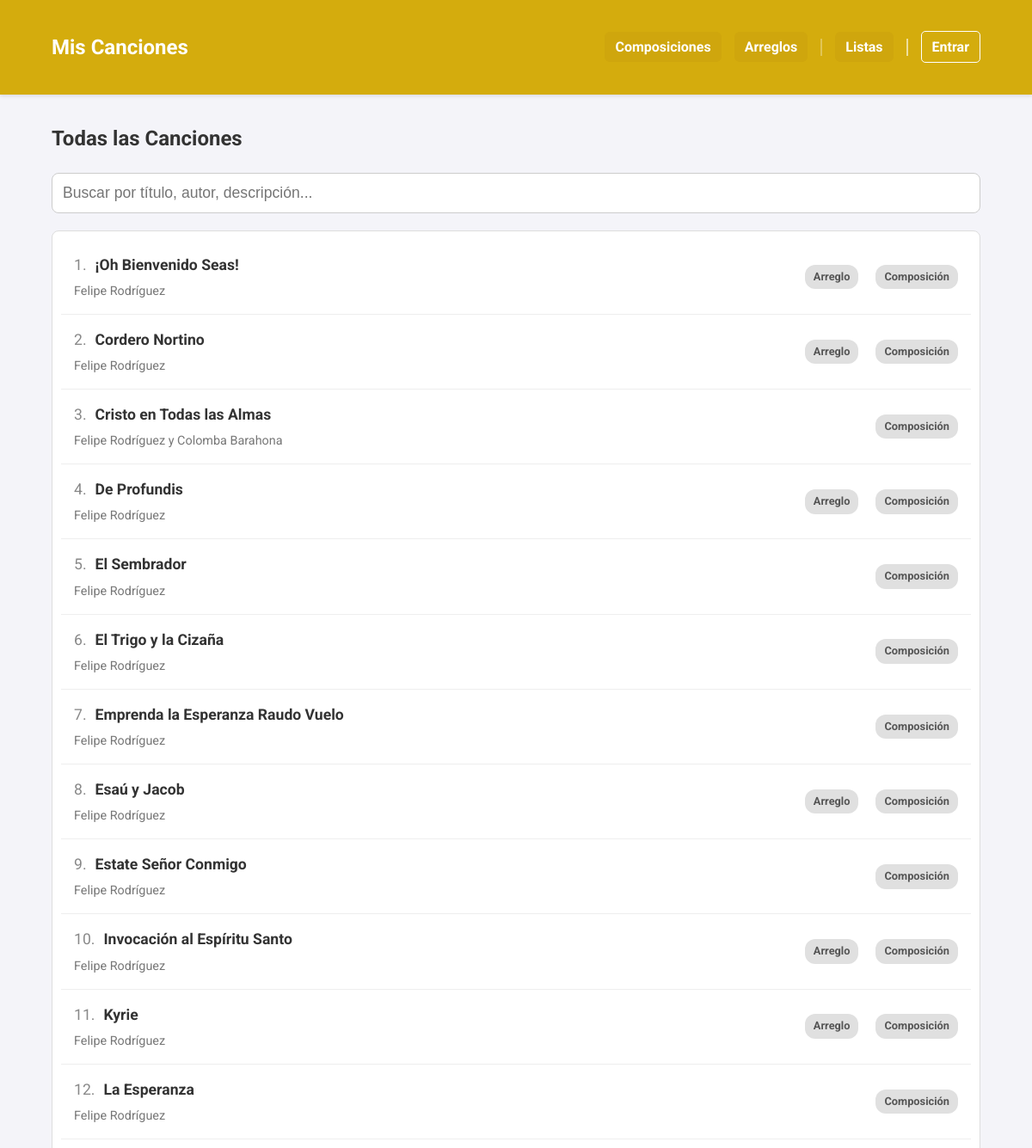
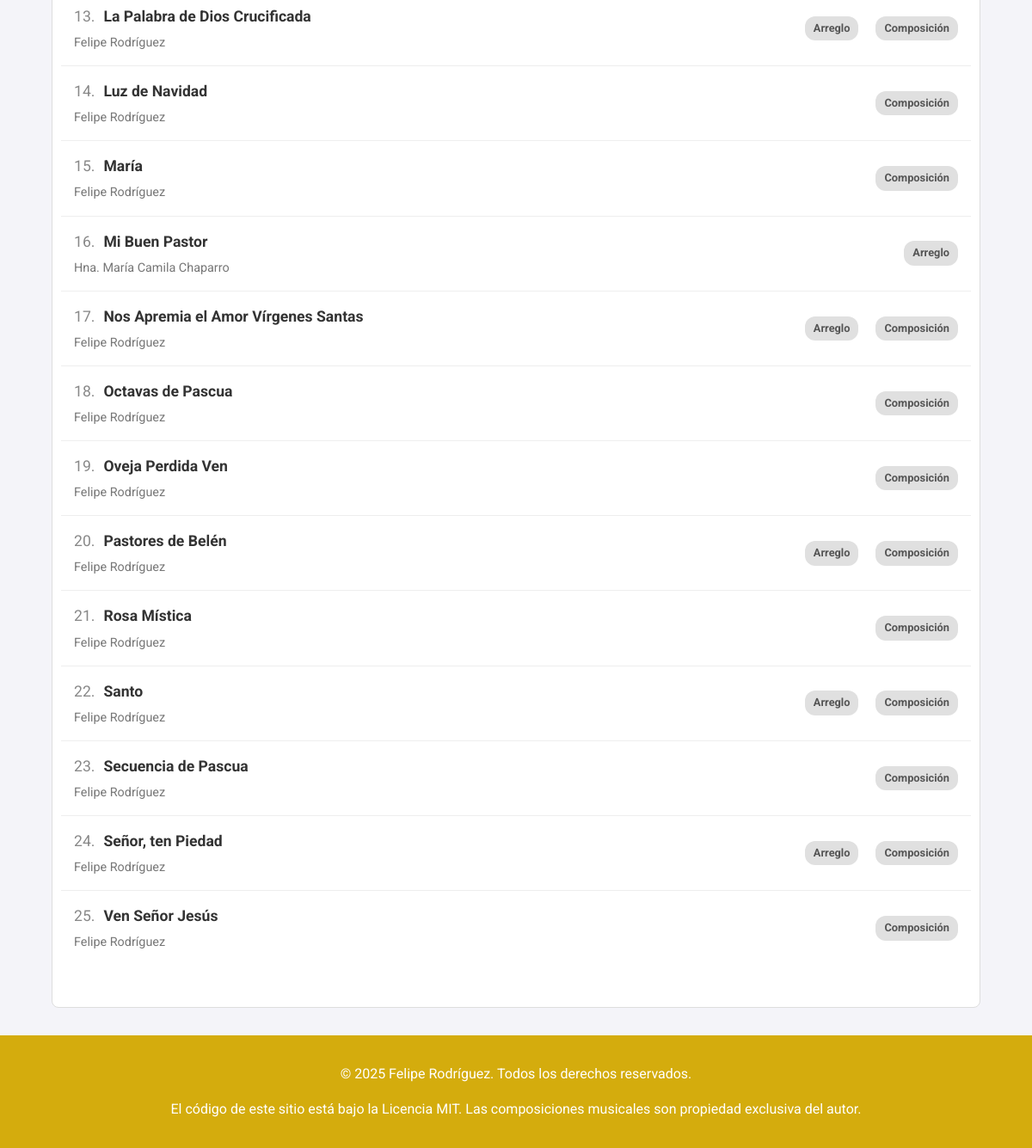
The page / on the database its author committed (2 pictures, top to bottom).
### app.py (models this page shows, shortened)
class Cancion(db.Model):
    id = db.Column(db.Integer, primary_key=True)
    titulo = db.Column(db.String(150), nullable=False)
    musica = db.Column(db.String(100))
    letra = db.Column(db.String(100))
    adaptacion = db.Column(db.String(100))
    idioma = db.Column(db.String(50))
    anio = db.Column(db.Integer)
    descripcion = db.Column(db.Text)
    audio = db.Column(db.String(150))
    letras_acordes = db.Column(db.String(150)) # Antes 'partitura' (PDF)
    partitura = db.Column(db.String(150))      # Antes 'partitura_xml' (MusicXML)
    tags_json = db.Column(db.String(500))
    tipo = db.Column(db.String(50), nullable=False, default='local')
    categorias_json = db.Column(db.String(200))
    youtube_video_embed = db.Column(db.Text)
    youtube_audio_embed = db.Column(db.Text)
    @property
    def categorias(self):
        return json.loads(self.categorias_json) if self.categorias_json else []

### app.py (the view)
@app.route('/')
def index():
    filtered_songs, search_query = get_filtered_and_sorted_songs(Cancion.query)
    return render_template('index.html', composiciones=filtered_songs, search_query=search_query, page_context='index')

### app.py (called while the page is built, shortened)
@app.template_filter('sort_categories_for_page')
def sort_categories_for_page(categories, page_context='default'):
    sorted_cats = list(categories) # Crear una copia para no modificar la original
    if page_context == 'arreglos':
        sorted_cats.sort(key=lambda x: (x != 'Composición', x != 'Arreglo'))
    else:
        sorted_cats.sort(key=lambda x: (x != 'Arreglo', x != 'Composición'))
    return sorted_cats

def search_songs(base_songs):
    search_query = request.args.get('search', '').strip()
    if not search_query:
        return base_songs, search_query

def get_filtered_and_sorted_songs(base_query):
    all_songs = base_query.all()
    filtered_songs, search_query = search_songs(all_songs)
    filtered_songs.sort(key=lambda x: (0, x.titulo) if x.titulo.startswith('¡') else (1, x.titulo))
    return filtered_songs, search_query

### templates/index.html
{% extends "base.html" %}
{% block content %}
    <h2>Todas las Canciones</h2>
    {% include '_filters.html' %}
    <div class="lista-scroll" id="song-list-container">
        {% include '_song_list.html' %}
    </div>
{% endblock %}

### templates/base.html (shortened to what this page needs)
<!DOCTYPE html>
<html lang="es">
<head>
    <link rel="stylesheet" href="{{ url_for('static', filename='style.css') }}">
</head>
<body>
    <header>
        <nav class="container">
            <a href="{{ url_for('index') }}" class="brand-logo">Mis Canciones</a>
            <ul>
                <li><a href="{{ url_for('ver_composiciones') }}">Composiciones</a></li>
                <li><a href="{{ url_for('ver_arreglos') }}">Arreglos</a></li>
                <li class="nav-separator"></li>
                <li><a href="{{ url_for('ver_listas') }}">Listas</a></li>
                <li class="nav-separator nav-separator-thick"></li>
                {% if session.logged_in %}
                    <li><a href="{{ url_for('logout') }}" class="login-link">Salir</a></li>
                {% else %}
                    <li><a href="{{ url_for('login') }}" class="login-link">Entrar</a></li>
                {% endif %}
            </ul>
        </nav>
    </header>
    <main class="container">
        {% block content %}{% endblock %}
    </main>
    <footer>
        <p>&copy; 2025 Felipe Rodríguez. Todos los derechos reservados.</p>
        <p>El código de este sitio está bajo la Licencia MIT. Las composiciones musicales son propiedad exclusiva del autor.</p>
    </footer>
</body>
</html>

### templates/_filters.html
<div class="filter-container">
    <form method="get" class="filter-form" id="filter-form" onsubmit="return false;">
        <div class="search-bar">
            <input type="search" name="search" id="search-input" placeholder="Buscar por título, autor, descripción..." value="{{ search_query or '' }}">
        </div>
    </form>
</div>

### templates/_song_list.html
<div class="lista-composiciones">
    {% for obra in composiciones %}
        <a href="{{ url_for('ver_composicion', comp_id=obra.id, context=page_context, tag_name=tag_nombre, search=search_query) }}" class="tarjeta-obra">
            <div class="info-tarjeta">
                <div class="song-title-with-number">
                    <span class="song-number">{{ loop.index }}.</span>
                    <h3>{{ obra.titulo }}</h3>
                </div>
                <p>{{ obra.musica }}</p>
            </div>
            <div class="categoria-tags-container">
                {% if obra.categorias %}
                    {% for cat in obra.categorias | sort_categories_for_page(page_context) %}
                        <span class="categoria-tag">{{ cat }}</span>
                    {% endfor %}
                {% endif %}
            </div>
        </a>
    {% else %}
        <p style="padding: 20px;">No se encontraron canciones que coincidan con tu búsqueda.</p>
    {% endfor %}
</div>

### static/style.css (style rules this page uses)
:root { --color-principal: #d4ac0d; --color-fondo: #f4f4f9; --color-boton-nav: #cfa60d; --color-texto: #333; --color-acento: #f1c40f; --color-blanco: #fff; }
body { font-family: 'Roboto', sans-serif; background-color: var(--color-fondo); color: var(--color-texto); margin: 0; line-height: 1.6; }
.container { max-width: 100%; margin: 20px auto; padding: 0 5%; }
header { background-color: var(--color-principal); color: var(--color-blanco); padding: 1rem 0; margin-bottom: 2rem; box-shadow: 0 2px 4px rgba(0,0,0,0.1); }
nav { display: flex; justify-content: space-between; align-items: center; }
.brand-logo { font-size: 1.5em; font-weight: bold; color: var(--color-blanco); text-decoration: none; }
nav ul { list-style: none; margin: 0; padding: 0; display: flex; align-items: center; gap: 15px; }
nav ul li { margin-left: 0; }
nav ul li a { color: var(--color-blanco); text-decoration: none; font-weight: bold; transition: all 0.2s; padding: 8px 12px; border-radius: 6px; background-color: var(--color-boton-nav); }
.nav-separator { border-left: 2px solid rgba(255, 255, 255, 0.3); height: 20px; margin: 0; }
.nav-separator-thick { border-left-color: rgba(255, 255, 255, 0.6); }
footer { text-align: center; margin-top: 2rem; padding: 1rem; background-color: var(--color-principal); color: var(--color-blanco); }
.filter-container { margin-bottom: 20px; }
.search-bar input { width: 100%; padding: 12px; border: 1px solid #ccc; border-radius: 8px; font-size: 1.1em; box-sizing: border-box; }
.lista-scroll { height: 85vh; overflow-y: auto; border: 1px solid #ddd; border-radius: 8px; background-color: var(--color-blanco); }
.lista-composiciones { display: block; padding: 10px; }
.tarjeta-obra { display: flex; justify-content: space-between; align-items: center; border-bottom: 1px solid #eee; text-decoration: none; color: var(--color-texto); transition: background-color 0.2s; padding: 15px; }
.song-title-with-number { display: flex; align-items: baseline; gap: 10px; }
.song-number { color: #888; font-size: 1.1em; }
.tarjeta-obra:last-child { border-bottom: none; }
.info-tarjeta { padding: 0; }
.info-tarjeta h3 { margin: 0 0 5px 0; font-size: 1.1em; }
.info-tarjeta p { margin: 0; color: #777; font-size: 0.9em; }
.categoria-tags-container { display: flex; gap: 5px; }
.categoria-tag { background-color: #e0e0e0; color: #555; font-size: 0.8em; font-weight: bold; padding: 4px 10px; border-radius: 12px; margin-left: 15px; white-space: nowrap; }
.login-link { background-color: rgba(0,0,0,0.1); border-radius: 5px; }
.login-link { background-color: transparent; border: 1px solid var(--color-blanco); border-radius: 5px; }

### rows shown on the page
Cancion: titulo "¡Oh Bienvenido Seas!", musica "Felipe Rodríguez", cat "Arreglo" "Composición"
Cancion: titulo "Cordero Nortino", musica "Felipe Rodríguez", cat "Arreglo" "Composición"
Cancion: titulo "Cristo en Todas las Almas", musica "Felipe Rodríguez y Colomba Barahona", cat "Composición"
Cancion: titulo "De Profundis", musica "Felipe Rodríguez", cat "Arreglo" "Composición"
Cancion: titulo "El Sembrador", musica "Felipe Rodríguez", cat "Composición"
Cancion: titulo "El Trigo y la Cizaña", musica "Felipe Rodríguez", cat "Composición"
Cancion: titulo "Emprenda la Esperanza Raudo Vuelo", musica "Felipe Rodríguez", cat "Composición"
Cancion: titulo "Esaú y Jacob", musica "Felipe Rodríguez", cat "Arreglo" "Composición"
Cancion: titulo "Estate Señor Conmigo", musica "Felipe Rodríguez", cat "Composición"
Cancion: titulo "Invocación al Espíritu Santo", musica "Felipe Rodríguez", cat "Arreglo" "Composición"
Cancion: titulo "Kyrie", musica "Felipe Rodríguez", cat "Arreglo" "Composición"
Cancion: titulo "La Esperanza", musica "Felipe Rodríguez", cat "Composición"
Cancion: titulo "La Palabra de Dios Crucificada", musica "Felipe Rodríguez", cat "Arreglo" "Composición"
Cancion: titulo "Luz de Navidad", musica "Felipe Rodríguez", cat "Composición"
Cancion: titulo "María", musica "Felipe Rodríguez", cat "Composición"
Cancion: titulo "Mi Buen Pastor", musica "Hna. María Camila Chaparro", cat "Arreglo"
Cancion: titulo "Nos Apremia el Amor Vírgenes Santas", musica "Felipe Rodríguez", cat "Arreglo" "Composición"
Cancion: titulo "Octavas de Pascua", musica "Felipe Rodríguez", cat "Composición"
Cancion: titulo "Oveja Perdida Ven", musica "Felipe Rodríguez", cat "Composición"
Cancion: titulo "Pastores de Belén", musica "Felipe Rodríguez", cat "Arreglo" "Composición"
Cancion: titulo "Rosa Mística", musica "Felipe Rodríguez", cat "Composición"
Cancion: titulo "Santo", musica "Felipe Rodríguez", cat "Arreglo" "Composición"
Cancion: titulo "Secuencia de Pascua", musica "Felipe Rodríguez", cat "Composición"
Cancion: titulo "Señor, ten Piedad", musica "Felipe Rodríguez", cat "Arreglo" "Composición"
Cancion: titulo "Ven Señor Jesús", musica "Felipe Rodríguez", cat "Composición"
